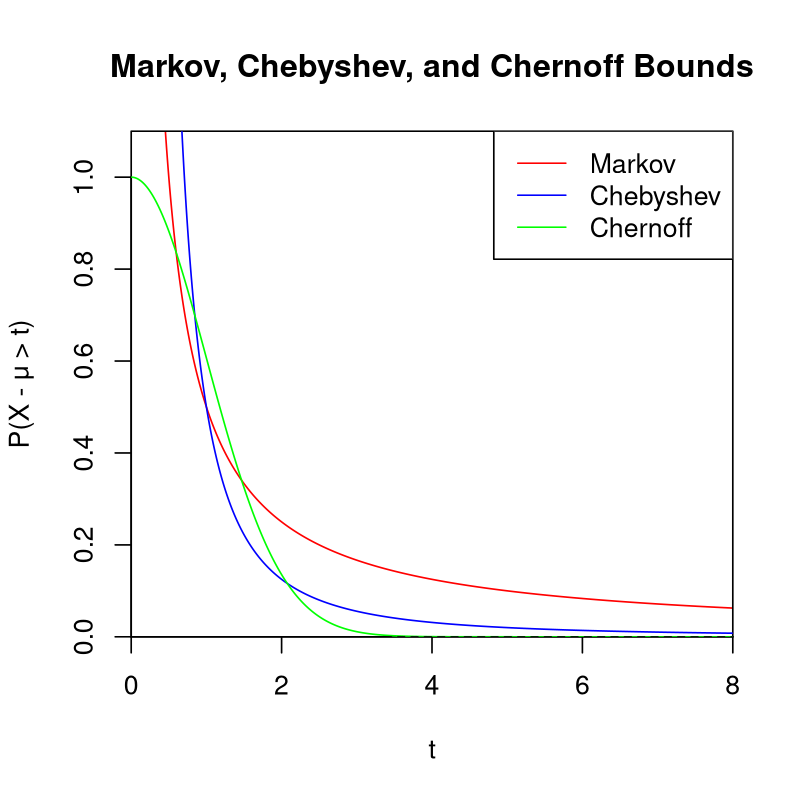

Reproduce this figure in R.
# Compare the three main bounds: Markov, Chebyshev, and (sub-Gaussian) Chernoff
t = seq(0, 8, by = 0.01)
markov = 1 / (2*t)
chebyshev = 1 / (2*t^2)
chernoff = exp(-t^2/2)

png(filename = "chernoff-bounds.png", res=160, width = 800, height = 800)
plot(t, markov, type = "l", col = "red", ylim = c(0, 1.1), xlim = c(0, 8), ylab = "P(X - μ > t)", xlab = "t", yaxs="i", xaxs ="i", main = "Markov, Chebyshev, and Chernoff Bounds")
lines(t, chebyshev, col = "blue")
lines(t, chernoff, col = "green")
abline(h = 0, col = "black", lty = 2)
legend("topright", legend = c("Markov", "Chebyshev", "Chernoff"), col = c("red", "blue", "green"), lty = 1)
dev.off()

# Next, we compare Chernoff bounds for sub-Gaussian vs sub-exponential random variables
subexp <- function(t, a){
    if(t < 1/a){
        exp(-t^2/2)
    } else {
        exp(-t / (2*a))
    }
}

subexponential1 = sapply(t, \(t) subexp(t, 1))
subexponential2 = sapply(t, \(t) subexp(t, 0.5))

png(filename = "subexponential-bounds.png", res=160, width = 800, height = 800)
plot(t, chernoff, type = "l", col = "green", ylim = c(0, 1.1), xlim = c(0, 8), ylab = "P(X - μ > t)", xlab = "t", yaxs="i", xaxs ="i", main = "Sub-Gaussian vs Sub-exponential Bounds")
lines(t, subexponential1, col = "magenta")
lines(t, subexponential2, col = "purple")
abline(h = 0, col = "black", lty = 2)
legend("topright", legend = c("sub-Gaussian", "sub-exponential, alpha = 1", "sub-exponential, alpha = 2"), col = c("green", "magenta", "purple"), lty = 1)
dev.off()
